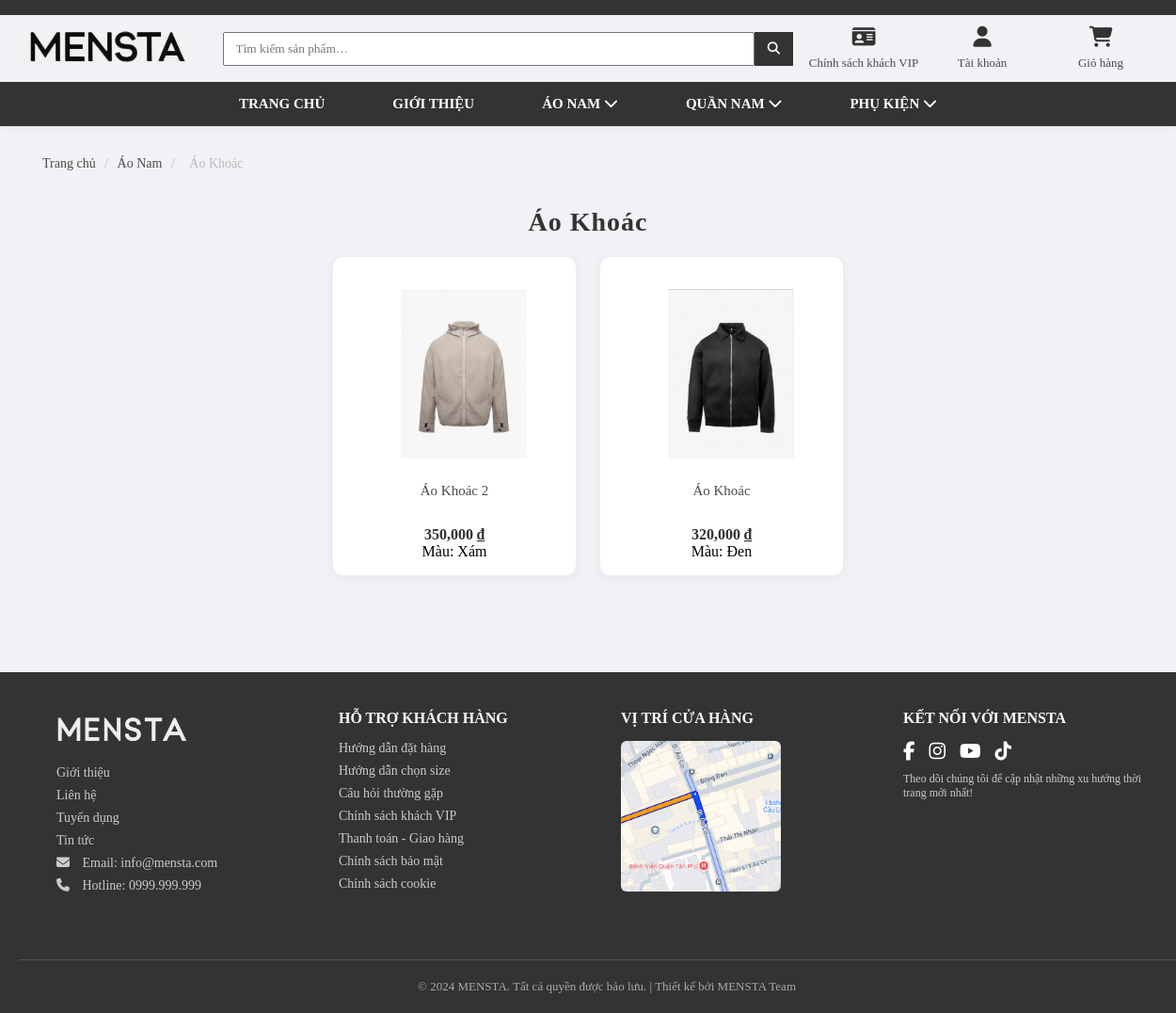
The app's page /view/menshirt.php?loai_ao=L004 with its own data.
### tables this page shows
CREATE TABLE `loaisanpham` (
  `MALOAI` varchar(10) NOT NULL,
  `TENLOAI` varchar(100) DEFAULT NULL,
  `MADM` varchar(10) DEFAULT NULL,
  `THUTU` int(11) NOT NULL DEFAULT 0
);

CREATE TABLE `sanpham` (
  `ID` int(11) NOT NULL,
  `MASP` varchar(10) NOT NULL,
  `TENSP` varchar(100) DEFAULT NULL,
  `MAUSAC` varchar(20) DEFAULT NULL,
  `KICHTHUOC` varchar(50) DEFAULT NULL,
  `GIA` int(11) DEFAULT NULL,
  `MOTA` varchar(500) DEFAULT NULL,
  `HINHANH` varchar(255) DEFAULT NULL,
  `MADM` varchar(10) NOT NULL,
  `hot` tinyint(1) DEFAULT 0,
  `news` tinyint(1) DEFAULT 0,
  `outsale` tinyint(1) DEFAULT 0,
  `SOLUONG` int(11) DEFAULT 0,
  `GROUPSP` varchar(10) DEFAULT NULL,
  `is_main` tinyint(1) DEFAULT 0,
  `MALOAI` varchar(10) DEFAULT NULL,
  `IS_DELETED` tinyint(1) DEFAULT 0 COMMENT 'Trạng thái xóa mềm: 0=Hiển thị, 1=Đã ẩn'
);

### view/menshirt.php (the view, shortened to what this page needs)
<?php
$db   = new database();
$conn = $db->getConnection();
$currentAo = $_GET['loai_ao'] ?? '';
$stmt = $conn->prepare("
  SELECT l.MALOAI, l.TENLOAI
  FROM loaisanpham l
  JOIN danhmuc d ON l.MADM = d.MADM
  WHERE d.TENDM = 'ÁO NAM'
  ORDER BY l.TENLOAI
");
$stmt->execute();
$aoTypes = $stmt->fetchAll(PDO::FETCH_ASSOC);
$ten_loai = null;
foreach ($aoTypes as $t) {
    if ($t['MALOAI'] === $currentAo) {
        $ten_loai = $t['TENLOAI'];
        break;
    }
}
$page_title = $ten_loai ?: 'ÁO NAM';
if ($currentAo && $ten_loai) {
    $stmt = $conn->prepare("
      SELECT s.*, gs.gia_khuyenmai, gs.giam_phantram
      FROM sanpham s
      LEFT JOIN (
        SELECT sv.GROUPSP,
               MAX(CASE WHEN ctkm.NGAYBATDAU <= NOW() AND NOW() <= ctkm.NGAYKETTHUC AND ct.gia_khuyenmai > 0 THEN ct.gia_khuyenmai ELSE 0 END) AS gia_khuyenmai,
               MAX(CASE WHEN ctkm.NGAYBATDAU <= NOW() AND NOW() <= ctkm.NGAYKETTHUC AND ct.giam_phantram > 0 THEN ct.giam_phantram ELSE 0 END) AS giam_phantram
        FROM sanpham sv
        JOIN chitietctkm ct ON ct.MASP = sv.MASP
        JOIN chuongtrinhkhuyenmai ctkm ON ct.MACTKM = ctkm.MACTKM
        WHERE sv.IS_DELETED = 0
        GROUP BY sv.GROUPSP
      ) gs ON gs.GROUPSP = s.GROUPSP
      WHERE s.MALOAI = :maloai
        AND s.is_main = 1
        AND s.IS_DELETED = 0
      ORDER BY s.ID DESC
    ");
    $stmt->execute([':maloai' => $currentAo]);
}
$mainProducts = $stmt->fetchAll(PDO::FETCH_ASSOC);
$seen = [];
$products = [];
foreach ($mainProducts as $sp) {
    if (!isset($seen[$sp['TENSP']])) {
        $products[]      = $sp;
        $seen[$sp['TENSP']] = true;
    }
}
?>
<!DOCTYPE html>
<html lang="vi">
<head>
  <link rel="stylesheet" href="/web_3/view/css/style.css">
  <link rel="stylesheet" href="/web_3/view/css/product.css">
  <link rel="stylesheet" href="https://cdnjs.cloudflare.com/ajax/libs/font-awesome/6.5.0/css/all.min.css" />
</head>
<body>
  <?php include __DIR__ . '/upload/header.php'; ?>
  <main class="main-content">
    <div class="breadcrumb">
      <a href="/web_3/index.php">Trang chủ</a>
      <span> / </span>
      <a href="/web_3/view/menshirt.php">Áo Nam</a>
      <?php if ($ten_loai): ?>
        <span> / </span>
        <span><?= htmlspecialchars($ten_loai) ?></span>
      <?php endif; ?>
    </div>
    <h1 class="page-title"><?= htmlspecialchars($page_title) ?></h1>
    <div class="product-grid">
      <?php if (empty($products)): ?>
        <p>Không có sản phẩm nào.</p>
      <?php else: ?>
        <?php foreach ($products as $sp): ?>
          <div class="product-card" onclick="location.href='/web_3/view/product_detail.php?masp=<?= urlencode($sp['MASP']) ?>'">
            <img src="/web_3/view/uploads/<?= htmlspecialchars($sp['HINHANH']) ?>" alt="<?= htmlspecialchars($sp['TENSP']) ?>" />
            <div class="product-title"><?= htmlspecialchars($sp['TENSP']) ?></div>
            <div class="price">
              <?php if ($sp['gia_khuyenmai'] || $sp['giam_phantram']): ?>
                <span class="old-price"><?= number_format($sp['GIA']) ?> ₫</span>
                <span class="sale-price"><?= $sp['gia_khuyenmai'] ? number_format($sp['gia_khuyenmai']) . ' ₫' : number_format($sp['GIA'] * (1 - $sp['giam_phantram']/100)) . ' ₫' ?></span>
              <?php else: ?>
                <?= number_format($sp['GIA']) ?> ₫
              <?php endif; ?>
            </div>
            <div class="product-meta">Màu: <?= htmlspecialchars($sp['MAUSAC']) ?></div>
          </div>
        <?php endforeach; ?>
      <?php endif; ?>
    </div>
  </main>
  <?php include __DIR__ . '/upload/footer.php'; ?>
</body>
</html>

### view/css/style.css (style rules this page uses)
* { font-family: "Times New Roman", Times, serif; }
body { font-size: 16px; zoom: 1; }
.container, .main-content { max-width: 1200px; margin: 0 auto; padding: 20px; }
:root { --primary-color: #333; --secondary-color: #fff; --background-color: #f0f2f5; --text-color: #4a4a4a; --border-color: #eee; }
.product-grid { text-align: center; font-size: 0; overflow: hidden; }
.product-card { display: inline-block; width: calc(25% - 20px); margin: 10px; vertical-align: top; background: var(--secondary-color); border: 1px solid var(--border-color); border-radius: 8px; overflow: hidden; text-align: center; padding-bottom: 15px; box-shadow: 0 2px 10px rgba(0, 0, 0, 0.05); transition: transform 0.2s, box-shadow 0.2s; position: relative; font-size: 16px; }
.product-card img { width: 100%; height: 180px; object-fit: contain; padding: 10px; transition: transform 0.3s ease; }
.product-title { font-size: 15px; color: var(--text-color); margin: 10px 10px 5px 10px; min-height: 40px; display: -webkit-box; -webkit-line-clamp: 2; -webkit-box-orient: vertical; overflow: hidden; text-overflow: ellipsis; line-height: 1.4; }
.price { font-size: 16px; margin-top: 8px; font-weight: bold; color: var(--primary-color); }
.breadcrumb { background: var(--background-color); padding: 12px 20px; font-size: 14px; color: #888; max-width: 1200px; margin: 0 auto; border-bottom: 1px solid var(--border-color); }
.breadcrumb a { color: var(--text-color); text-decoration: none; }
.breadcrumb span { margin: 0 6px; color: #bbb; }
.page-title { font-size: 28px; font-weight: bold; margin: 25px auto 20px auto; letter-spacing: 1px; text-align: center; color: var(--primary-color); max-width: 1200px; }
.product-card { display: inline-block; width: calc(20% - 12 px); margin: 6px; vertical-align: top; background: var(--secondary-color); border: 1px solid var(--border-color); border-radius: 8px; overflow: hidden; text-align: center; padding-bottom: 15px; box-shadow: 0 2px 10px rgba(0, 0, 0, 0.05); transition: transform 0.2s, box-shadow 0.2s; position: relative; font-size: 16px; }
.product-title { font-size: 15px; color: var(--text-color); margin: 10px 10px 5px 10px; min-height: 40px; display: -webkit-box; -webkit-box-orient: vertical; overflow: hidden; text-overflow: ellipsis; line-height: 1.4; }

### view/css/product.css (style rules this page uses)
.breadcrumb { background: var(--background-color); padding: 12px 20px; font-size: 14px; color: #888; max-width: 1200px; margin: 0 auto; border-bottom: 1px solid var(--border-color); }
.breadcrumb a { color: var(--text-color); text-decoration: none; }
.breadcrumb span { margin: 0 6px; color: #bbb; }
.page-title { font-size: 28px; font-weight: bold; margin: 25px auto 20px auto; letter-spacing: 1px; text-align: center; color: var(--primary-color); max-width: 1200px; }
.product-card { display: inline-block; vertical-align: top; width: 260px; margin: 0 12px 32px 12px; background: #fff; border-radius: 12px; box-shadow: 0 2px 12px rgba(0, 0, 0, 0.06); font-size: 16px; box-sizing: border-box; padding: 24px 12px 16px 12px; transition: box-shadow 0.2s; }

### view/css/header.css (style rules this page uses)
:root { --primary-color: #333; --secondary-color: #fff; --background-color: #f0f2f5; --text-color: #4a4a4a; --border-color: #eee; }
body { margin: 0; padding: 0; background: var(--background-color); }

### records on screen
loaisanpham: TENLOAI "Áo Khoác"
sanpham: HINHANH (picture), TENSP "Áo Khoác 2", GIA "350,000", MAUSAC "Xám"
sanpham: HINHANH (picture), TENSP "Áo Khoác", GIA "320,000", MAUSAC "Đen"
